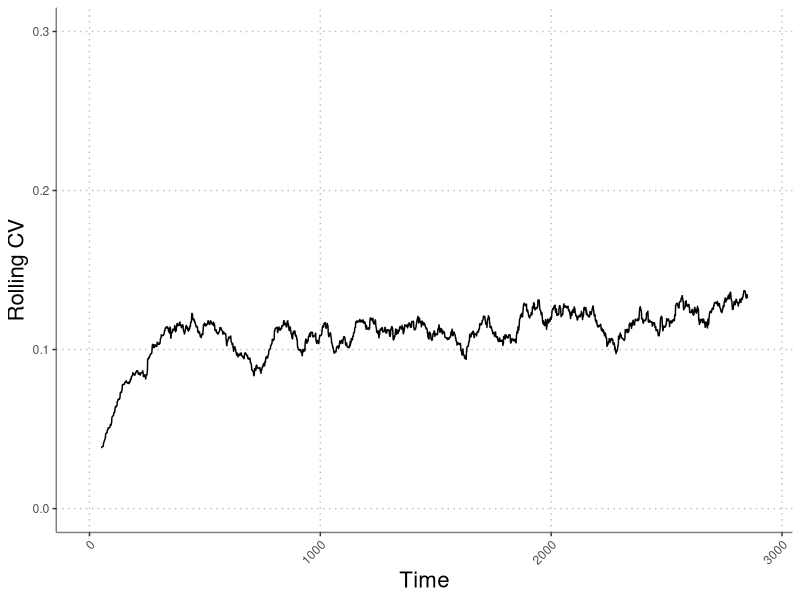

This figure's R source: (Note: this script raises an error after producing the figure.)
#########################################################################
##  test_runs.R: does quick simulations of the four species model to   ##
##  test parameter combinations                                        ##
#########################################################################

rm(list=ls())                    # Erase the memory
library('mvtnorm')

####
####  THE MODEL FUNCTION -------------------------------------------
####
simulate_model <- function(seasons, days_to_track, Rmu, 
                           Rsd_annual, sigE, rho, 
                           alpha1, alpha2, alpha3, alpha4,
                           eta1, eta2, eta3, eta4,
                           r1, r2, r3, r4,
                           a1, a2, a3, a4,
                           b1, b2, b3, b4,
                           eps1, eps2, eps3, eps4,
                           D1, D2, D3, D4,
                           N1, N2, N3, N4, R, gVec) {
  
  require('deSolve') # for solving continuous differential equations
  require('mvtnorm') # for multivariate normal distribution functions
  
  ##  Assign parameter values to appropriate lists
  DNR <- c(D=c(D1,D2,D3,D4),    # initial dormant state abundance
           N=c(N1,N2,N3,N4),    # initial live state abundance
           R=R)                 # initial resource level
  
  parms <- list (
    r = c(r1,r2,r3,r4),          # max growth rate for each species
    a = c(a1,a2,a3,a4),          # rate parameter for Hill function 
    b = c(b1,b2,b3,b4),          # shape parameter for Hill function
    eps = c(eps1,eps2,eps3,eps4) # resource-to-biomass efficiency
  )
  
  
  ####
  ####  Sub-Model functions
  ####
  ## Continuous model
  updateNR <- function(t, NR, parms){
    with(as.list(c(NR, parms)), {
      dN1dt = N1*eps[1]*(uptake_R(r[1], R, a[1], b[1]))
      dN2dt = N2*eps[2]*(uptake_R(r[2], R, a[2], b[2]))
      dN3dt = N3*eps[3]*(uptake_R(r[3], R, a[3], b[3]))
      dN4dt = N4*eps[4]*(uptake_R(r[4], R, a[4], b[4]))
      dRdt = -1 * (dN1dt/eps[1] + dN2dt/eps[2] + dN3dt/eps[3] + dN4dt/eps[4])
      list(c(dN1dt, dN2dt, dN3dt, dN4dt, dRdt)) #output
    })
  } # end continuous function
  
  ## Discrete model
  update_DNR <- function(t, DNR, gammas,
                         alpha1, alpha2, alpha3, alpha4,
                         eta1, eta2, eta3, eta4) {
    with (as.list(DNR),{
      g1    <- gammas[1]
      g2    <- gammas[2]
      g3    <- gammas[3]
      g4    <- gammas[4]
      D1new <- (1-g1)*(alpha1*N1 + D1)*(1-eta1)
      D2new <- (1-g2)*(alpha2*N2 + D2)*(1-eta2)
      D3new <- (1-g3)*(alpha3*N3 + D3)*(1-eta3)
      D4new <- (1-g4)*(alpha4*N4 + D4)*(1-eta4)
      N1new <- g1*(alpha1*N1 + D1)*(1-eta1)
      N2new <- g2*(alpha2*N2 + D2)*(1-eta2)
      N3new <- g3*(alpha3*N3 + D3)*(1-eta3)
      N4new <- g4*(alpha4*N4 + D4)*(1-eta4)
      Rnew  <- Rvector[t]
      return(c(D1new, D2new, D3new, D4new, N1new, N2new, N3new, N4new, Rnew))
    })
  }
  
  ##  Resource uptake function (Hill function)
  uptake_R <- function(r, R, a, b) {
    return((r*R^a) / (b^a + R^a))
  }
  
  
  
  ####
  #### Simulate model -----------------------------------------------------
  ####
  days <- c(1:days_to_track)
  
  # Get "germination" fractions for each year
  num_spp <- length(parms$r)
  
  
  
  # Loop over seasons
  nmsDNR <- names(DNR)
  dormants <- grep("D", names(DNR))
  NR <- DNR[-dormants] 
  nmsNR <- names(NR)
  Rvector <- rlnorm(seasons, Rmu, Rsd_annual)
  saved_outs <- matrix(ncol=length(DNR), nrow=seasons+1)
  saved_outs[1,] <- DNR 
  
  for(season_now in 1:seasons) {
    output <- ode(y = NR, times=days,
                  func = updateNR, parms = parms)
    NR <- output[nrow(output),nmsNR]
    dormants <- grep("D", names(DNR))
    DNR <- c(DNR[dormants], NR)
    saved_outs[season_now+1,] <- DNR
    names(DNR) <- nmsDNR
    DNR <- update_DNR(season_now, DNR, gVec[season_now,],
                      alpha1 = alpha1, alpha2 = alpha2, alpha3 = alpha3, alpha4 = alpha4,
                      eta1 = eta1, eta2 = eta2, eta3 = eta3, eta4 = eta4)
    names(DNR) <- nmsDNR
    NR <- DNR[-dormants]
    names(NR) <- nmsNR
  } # next season
  
  return(saved_outs)
  
} #end simulation function



####
####  SIMULATE THE MODEL --------------------------------------------
####
set.seed(123456789) # Set seed to reproduce random results

## Define vectors of parameters to vary
# Initial conditions

DNR <- rbind(c(D=c(25,0.1,0.1,0.1),N=c(25,0.1,0.1,0.1),R=20)) # open community


sig_e_vec <- c(rep(0,100),seq(0,2.5,length.out = 3000))
timesim <- length(sig_e_vec)
getG <- function(sigE, rho, nTime, num_spp) {
  varcov <- matrix(rep(rho*sigE,num_spp*2), num_spp, num_spp)
  diag(varcov) <- sigE
  if(sigE > 0) { varcov <- Matrix::nearPD(varcov)$mat } # coerce matrix to positive definite
  varcov <- as.matrix(varcov)
  e <- rmvnorm(n = nTime, mean = rep(0,num_spp), sigma = varcov)
  g <- exp(e) / (1+exp(e))
  return(g)
}
rho_sim <- 0
gVec <- matrix(nrow=timesim,ncol=4)
for(i in 1:timesim){
  gVec[i,] <- getG(sigE = sig_e_vec[i], rho = rho_sim, nTime = 1, num_spp = 4)
}



##  Define constant parameters in list
constant_parameters <- list (
  seasons = timesim,               # number of seasons to simulate
  days_to_track = 100,             # number of days to simulate in odSolve
  Rmu = 3,                         # mean resource pulse (on log scale)
  Rsd_annual = 0.0,                # std dev of resource pulses (on log scale)
  # sigE = 0,                      # environmental cue variance
  rho = rho_sim,                   # environmental cue correlation between species
  alpha1 = 0.50,                   # live-to-dormant biomass fraction; spp1
  alpha2 = 0.494,                  # live-to-dormant biomass fraction; spp2
  alpha3 = 0.49,                   # live-to-dormant biomass fraction; spp3
  alpha4 = 0.483,                  # live-to-dormant biomass fraction; spp4
  eta1 = 0.1,                      # dormant mortality; spp1
  eta2 = 0.1,                      # dormant mortality; spp2
  eta3 = 0.1,                      # dormant mortality; spp3
  eta4 = 0.1                       # dormant mortality; spp4
)

grow_parameters <- list (
  r   = c(0.2,0.2,0.2,0.2),   # max growth rate for each species
  a   = c(2,2,2,2),           # rate parameter for Hill function 
  b   = c(2.5,2.5,2.5,2.5),   # shape parameter for Hill function
  eps = c(0.5,0.5,0.5,0.5)    # resource-to-biomass efficiency
)

# Make on long vector of named parameters
constant_param_vec <- c(unlist(constant_parameters), unlist(grow_parameters))
parameters <- c(constant_param_vec, DNR)
dnr_slots <- which(names(parameters) == "")
names(parameters)[dnr_slots] <- colnames(DNR)
outs <- do.call(simulate_model,c(list(gVec=gVec),parameters)) 



####
####  PLOTS FOR INFOGRAPHIC
####
library(ggplot2)
library(reshape2)
library(viridis)
library(ggthemes)
library(zoo)

dosim <- as.data.frame(outs[101:3000,5:8])
colnames(dosim) <- c("Species 1","Species 2","Species 3","Species 4")
dosim$total <- rowSums(dosim)
colnames(dosim)[5] <- "Total Biomass"
dosim$iteration <- 1:2900
dosim_long <- melt(dosim, id.vars = "iteration")

mycv <- function(x) {sd(x) / mean(x)}
rolling_cv <- data.frame(cv = rollapply(dosim$`Total Biomass`, width=100, FUN=mycv, fill=NA),
                         iteration = 1:2900)
ggplot(rolling_cv, aes(x=iteration, y=cv))+
  geom_line()+
  ylab("Rolling CV")+
  xlab("Time")+
  scale_y_continuous(limits=c(0,0.3))+
  theme(panel.grid.major = element_line(colour = "grey", linetype = "dotted"),
        panel.grid.minor = element_line(colour = "white", linetype = "dotted"),
        panel.background = element_rect("white"),
        axis.line.x = element_line("grey50"),
        axis.line.y = element_line("grey50"),
        axis.title = element_text(size=16))+
  theme(axis.text.x = element_text(angle = 45, hjust = 1))
ggsave(paste0("../manuscript/components/open_community_infographic_cv.png"), width = 3, height = 3, units = "in", dpi = 72)

# mycols <- c("#890584","#b1cb3d","#12205b","#0085dc", rgb(52, 0, 66, maxColorValue = 255))
mycols <- c("#000000", "#E69F00", "#56B4E9", "#009E73", "#F0E442", "#0072B2", "#D55E00", "#CC79A7")
mycols <- c("#E69F00", "#56B4E9", "#009E73", "#CC79A7", NA)
# mycols <- c("orange","blue","red", "green", "grey25")
ggplot(dosim_long, aes(x=iteration, y=value, color=variable))+
  geom_line(size=0.35)+
  scale_color_manual(values=mycols)+
  # scale_color_viridis(discrete=TRUE, direction = -1, end = 0.9, name="")+
  # scale_alpha_manual(values = c(0.7,0.7,0.7,0.7,1))+
  xlab("Time")+
  ylab("Biomass")+
  scale_y_continuous(limits=c(0,30))+
  theme(panel.grid.major = element_line(colour = "grey", linetype = "dotted"),
        panel.grid.minor = element_line(colour = "white", linetype = "dotted"),
        panel.background = element_rect("white"),
        axis.line.x = element_line("white"),
        axis.line.y = element_line("white"),
        axis.title = element_text(size=16))+
  guides(color=FALSE, alpha=FALSE)
ggsave(paste0("../manuscript/components/open_community_infographic.png"), width = 8, height = 3, units = "in", dpi = 72)




####
####  CLOSED COMMUNITY SIMULATION
####
DNR <- rbind(c(D=c(1,0,0,0),N=c(1,0,0,0),R=20)) # closed community
parameters <- c(constant_param_vec, DNR)
dnr_slots <- which(names(parameters) == "")
names(parameters)[dnr_slots] <- colnames(DNR)
outs_close <- do.call(simulate_model,c(list(gVec=gVec),parameters)) 
dosim_close <- as.data.frame(outs_close[101:3000,5:8])
colnames(dosim_close) <- c("Species 1","Species 2","Species 3","Species 4")
dosim_close$total <- rowSums(dosim_close)
colnames(dosim_close)[5] <- "Total Biomass"
dosim_close$iteration <- 1:2900
dosim_long_close <- melt(dosim_close, id.vars = "iteration")

ggplot(dosim_long_close, aes(x=iteration, y=value, color=variable))+
  geom_line()+
  scale_color_manual(values=mycols)+
  # scale_color_viridis(discrete=TRUE, direction = -1, end = 0.9, name="")+
  # scale_alpha_manual(values = c(0.5,0.5,0.5,0.5,1))+
  xlab("Time")+
  ylab("Biomass")+
  scale_y_continuous(limits=c(0,30))+
  theme(panel.grid.major = element_line(colour = "grey", linetype = "dotted"),
        panel.grid.minor = element_line(colour = "white", linetype = "dotted"),
        panel.background = element_rect("white"),
        axis.line.x = element_line("white"),
        axis.line.y = element_line("white"),
        axis.title = element_text(size=16))+
  guides(color=FALSE, alpha=FALSE)
ggsave(paste0("../manuscript/components/closed_community_infographic.png"), width = 8, height = 3, units = "in", dpi = 72)

rolling_cv_close <- data.frame(cv = rollapply(dosim_close$`Total Biomass`, width=100, FUN=mycv, fill=NA),
                               iteration = 1:2900)

ggplot(rolling_cv_close, aes(x=iteration, y=cv))+
  geom_line()+
  ylab("Rolling CV")+
  xlab("Time")+
  scale_y_continuous(limits=c(0,0.3))+
  theme(panel.grid.major = element_line(colour = "grey", linetype = "dotted"),
        panel.grid.minor = element_line(colour = "white", linetype = "dotted"),
        panel.background = element_rect("white"),
        axis.line.x = element_line("grey50"),
        axis.line.y = element_line("grey50"),
        axis.title = element_text(size=16))+
  theme(axis.text.x = element_text(angle = 45, hjust = 1))
ggsave(paste0("../manuscript/components/closed_community_infographic_cv.png"), width = 3, height = 3, units = "in", dpi = 72)


# sig_df <- data.frame(variance = sig_e_vec[101:3000],
#                      years = 101:3000)
# ggplot(sig_df, aes(x=years, y=variance))+
#   geom_point(size=2)+
#   ylab(expression(paste("Environmental variance (", sigma[E]^2, ")")))+
#   xlab("Time")+
#   theme(panel.grid.major = element_line(colour = "grey", linetype = "dotted"),
#         panel.grid.minor = element_line(colour = "white", linetype = "dotted"),
#         panel.background = element_rect("white"),
#         axis.line.x = element_line("grey50"),
#         axis.line.y = element_line("grey50"),
#         axis.title = element_text(size=16))+
#   theme(axis.text.x = element_text(angle = 45, hjust = 1))
# ggsave(paste0("../manuscript/components/infographic_variance.png"), width = 8, height = 2, units = "in", dpi = 72)
